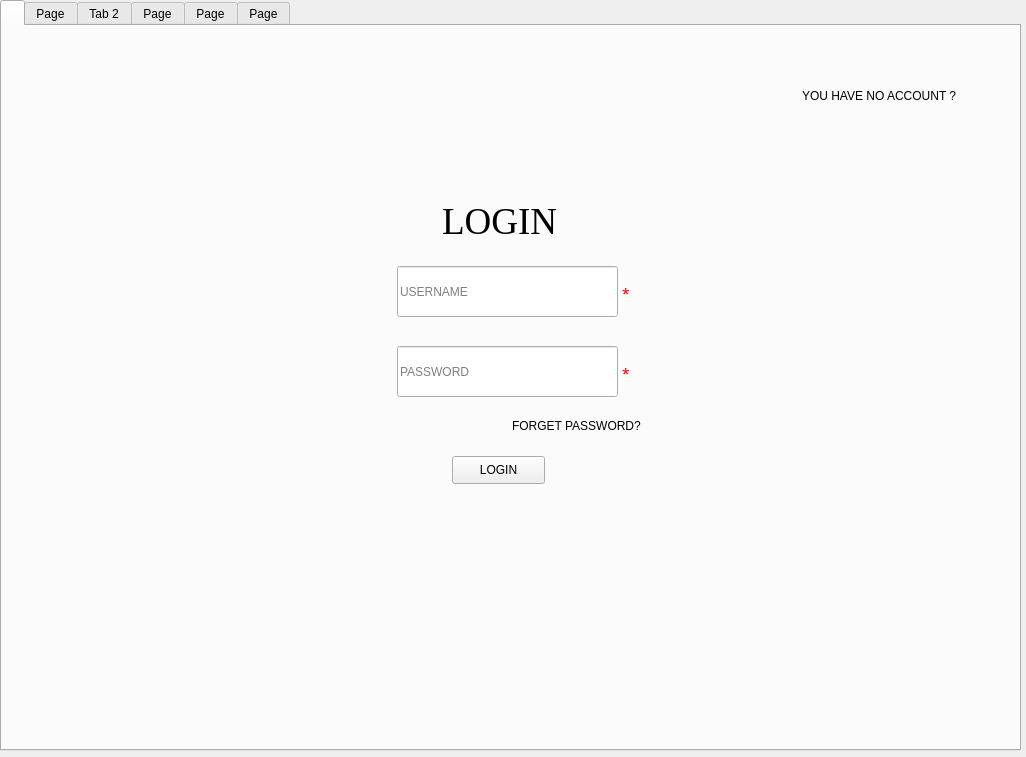
<?xml version="1.0" encoding="UTF-8"?>
<ui version="4.0">
 <class>Form</class>
 <widget class="QWidget" name="Form">
  <property name="geometry">
   <rect>
    <x>0</x>
    <y>0</y>
    <width>1026</width>
    <height>757</height>
   </rect>
  </property>
  <property name="windowTitle">
   <string>Form</string>
  </property>
  <widget class="QTabWidget" name="tabwidget">
   <property name="geometry">
    <rect>
     <x>0</x>
     <y>0</y>
     <width>1021</width>
     <height>751</height>
    </rect>
   </property>
   <property name="currentIndex">
    <number>0</number>
   </property>
   <widget class="QWidget" name="loginpage">
    <attribute name="title">
     <string/>
    </attribute>
    <widget class="QLabel" name="signup">
     <property name="geometry">
      <rect>
       <x>800</x>
       <y>60</y>
       <width>161</width>
       <height>20</height>
      </rect>
     </property>
     <property name="text">
      <string>YOU HAVE NO ACCOUNT ?</string>
     </property>
    </widget>
    <widget class="QLineEdit" name="username">
     <property name="geometry">
      <rect>
       <x>395</x>
       <y>240</y>
       <width>221</width>
       <height>51</height>
      </rect>
     </property>
     <property name="inputMethodHints">
      <set>Qt::ImhNone</set>
     </property>
     <property name="placeholderText">
      <string>USERNAME</string>
     </property>
    </widget>
    <widget class="QPushButton" name="login">
     <property name="geometry">
      <rect>
       <x>450</x>
       <y>430</y>
       <width>93</width>
       <height>28</height>
      </rect>
     </property>
     <property name="text">
      <string>LOGIN</string>
     </property>
    </widget>
    <widget class="QLineEdit" name="password">
     <property name="geometry">
      <rect>
       <x>395</x>
       <y>320</y>
       <width>221</width>
       <height>51</height>
      </rect>
     </property>
     <property name="inputMethodHints">
      <set>Qt::ImhHiddenText</set>
     </property>
     <property name="placeholderText">
      <string>PASSWORD</string>
     </property>
    </widget>
    <widget class="QLabel" name="signup_2">
     <property name="geometry">
      <rect>
       <x>510</x>
       <y>390</y>
       <width>161</width>
       <height>20</height>
      </rect>
     </property>
     <property name="text">
      <string>FORGET PASSWORD?</string>
     </property>
    </widget>
    <widget class="QLabel" name="label_9">
     <property name="geometry">
      <rect>
       <x>440</x>
       <y>170</y>
       <width>121</width>
       <height>51</height>
      </rect>
     </property>
     <property name="font">
      <font>
       <family>Times New Roman</family>
       <pointsize>28</pointsize>
      </font>
     </property>
     <property name="text">
      <string>LOGIN</string>
     </property>
    </widget>
    <widget class="QLabel" name="label_20">
     <property name="geometry">
      <rect>
       <x>620</x>
       <y>260</y>
       <width>16</width>
       <height>16</height>
      </rect>
     </property>
     <property name="font">
      <font>
       <pointsize>14</pointsize>
      </font>
     </property>
     <property name="autoFillBackground">
      <bool>false</bool>
     </property>
     <property name="styleSheet">
      <string notr="true">
color:rgb(255, 0, 0)</string>
     </property>
     <property name="text">
      <string>*</string>
     </property>
    </widget>
    <widget class="QLabel" name="label_21">
     <property name="geometry">
      <rect>
       <x>620</x>
       <y>340</y>
       <width>16</width>
       <height>16</height>
      </rect>
     </property>
     <property name="font">
      <font>
       <pointsize>14</pointsize>
      </font>
     </property>
     <property name="autoFillBackground">
      <bool>false</bool>
     </property>
     <property name="styleSheet">
      <string notr="true">
color:rgb(255, 0, 0)</string>
     </property>
     <property name="text">
      <string>*</string>
     </property>
    </widget>
   </widget>
   <widget class="QWidget" name="forgetpass">
    <attribute name="title">
     <string>Page</string>
    </attribute>
    <widget class="QLineEdit" name="fusername">
     <property name="geometry">
      <rect>
       <x>400</x>
       <y>210</y>
       <width>221</width>
       <height>51</height>
      </rect>
     </property>
     <property name="placeholderText">
      <string>USERNAME</string>
     </property>
    </widget>
    <widget class="QLineEdit" name="newpass">
     <property name="geometry">
      <rect>
       <x>400</x>
       <y>290</y>
       <width>221</width>
       <height>51</height>
      </rect>
     </property>
     <property name="placeholderText">
      <string>NEW PASSWORD</string>
     </property>
    </widget>
    <widget class="QPushButton" name="login_2">
     <property name="geometry">
      <rect>
       <x>463</x>
       <y>460</y>
       <width>93</width>
       <height>28</height>
      </rect>
     </property>
     <property name="text">
      <string>LOGIN</string>
     </property>
    </widget>
    <widget class="QLineEdit" name="confirm_new_password">
     <property name="geometry">
      <rect>
       <x>400</x>
       <y>370</y>
       <width>221</width>
       <height>51</height>
      </rect>
     </property>
     <property name="placeholderText">
      <string>CONFIRM NEW PASSWORD</string>
     </property>
    </widget>
    <widget class="QLabel" name="label_10">
     <property name="geometry">
      <rect>
       <x>330</x>
       <y>121</y>
       <width>371</width>
       <height>51</height>
      </rect>
     </property>
     <property name="font">
      <font>
       <family>Times New Roman</family>
       <pointsize>28</pointsize>
      </font>
     </property>
     <property name="text">
      <string>CHANGE PASSWORD</string>
     </property>
    </widget>
    <widget class="QLabel" name="label_17">
     <property name="geometry">
      <rect>
       <x>627</x>
       <y>230</y>
       <width>16</width>
       <height>16</height>
      </rect>
     </property>
     <property name="font">
      <font>
       <pointsize>14</pointsize>
      </font>
     </property>
     <property name="autoFillBackground">
      <bool>false</bool>
     </property>
     <property name="styleSheet">
      <string notr="true">
color:rgb(255, 0, 0)</string>
     </property>
     <property name="text">
      <string>*</string>
     </property>
    </widget>
    <widget class="QLabel" name="label_18">
     <property name="geometry">
      <rect>
       <x>627</x>
       <y>310</y>
       <width>16</width>
       <height>16</height>
      </rect>
     </property>
     <property name="font">
      <font>
       <pointsize>14</pointsize>
      </font>
     </property>
     <property name="autoFillBackground">
      <bool>false</bool>
     </property>
     <property name="styleSheet">
      <string notr="true">
color:rgb(255, 0, 0)</string>
     </property>
     <property name="text">
      <string>*</string>
     </property>
    </widget>
    <widget class="QLabel" name="label_19">
     <property name="geometry">
      <rect>
       <x>627</x>
       <y>390</y>
       <width>16</width>
       <height>16</height>
      </rect>
     </property>
     <property name="font">
      <font>
       <pointsize>14</pointsize>
      </font>
     </property>
     <property name="autoFillBackground">
      <bool>false</bool>
     </property>
     <property name="styleSheet">
      <string notr="true">
color:rgb(255, 0, 0)</string>
     </property>
     <property name="text">
      <string>*</string>
     </property>
    </widget>
   </widget>
   <widget class="QWidget" name="registerpage">
    <attribute name="title">
     <string>Tab 2</string>
    </attribute>
    <widget class="QLineEdit" name="password_2">
     <property name="geometry">
      <rect>
       <x>400</x>
       <y>280</y>
       <width>221</width>
       <height>51</height>
      </rect>
     </property>
     <property name="placeholderText">
      <string>PASSWORD</string>
     </property>
    </widget>
    <widget class="QPushButton" name="register_2">
     <property name="geometry">
      <rect>
       <x>455</x>
       <y>510</y>
       <width>93</width>
       <height>28</height>
      </rect>
     </property>
     <property name="text">
      <string>REGISTER</string>
     </property>
    </widget>
    <widget class="QComboBox" name="role">
     <property name="geometry">
      <rect>
       <x>400</x>
       <y>420</y>
       <width>220</width>
       <height>51</height>
      </rect>
     </property>
     <property name="sizePolicy">
      <sizepolicy hsizetype="Preferred" vsizetype="Fixed">
       <horstretch>0</horstretch>
       <verstretch>0</verstretch>
      </sizepolicy>
     </property>
     <property name="layoutDirection">
      <enum>Qt::LeftToRight</enum>
     </property>
     <property name="inputMethodHints">
      <set>Qt::ImhNoEditMenu</set>
     </property>
     <item>
      <property name="text">
       <string>ADMIN</string>
      </property>
     </item>
     <item>
      <property name="text">
       <string>DEVELOPER</string>
      </property>
     </item>
     <item>
      <property name="text">
       <string>MANAGER</string>
      </property>
     </item>
     <item>
      <property name="text">
       <string>USER</string>
      </property>
     </item>
    </widget>
    <widget class="QLineEdit" name="username_2">
     <property name="geometry">
      <rect>
       <x>400</x>
       <y>129</y>
       <width>221</width>
       <height>51</height>
      </rect>
     </property>
     <property name="placeholderText">
      <string>USERNAME</string>
     </property>
    </widget>
    <widget class="QLineEdit" name="confirm_password">
     <property name="geometry">
      <rect>
       <x>400</x>
       <y>350</y>
       <width>221</width>
       <height>51</height>
      </rect>
     </property>
     <property name="placeholderText">
      <string>CONFIRM PASSWORD</string>
     </property>
    </widget>
    <widget class="QLabel" name="label_11">
     <property name="geometry">
      <rect>
       <x>424</x>
       <y>60</y>
       <width>191</width>
       <height>51</height>
      </rect>
     </property>
     <property name="font">
      <font>
       <family>Times New Roman</family>
       <pointsize>28</pointsize>
      </font>
     </property>
     <property name="text">
      <string>REGISTER</string>
     </property>
    </widget>
    <widget class="QLineEdit" name="fullname">
     <property name="geometry">
      <rect>
       <x>400</x>
       <y>210</y>
       <width>221</width>
       <height>51</height>
      </rect>
     </property>
     <property name="placeholderText">
      <string>FULLNAME</string>
     </property>
    </widget>
    <widget class="QLabel" name="label_12">
     <property name="geometry">
      <rect>
       <x>626</x>
       <y>370</y>
       <width>16</width>
       <height>16</height>
      </rect>
     </property>
     <property name="font">
      <font>
       <pointsize>14</pointsize>
      </font>
     </property>
     <property name="autoFillBackground">
      <bool>false</bool>
     </property>
     <property name="styleSheet">
      <string notr="true">
color:rgb(255, 0, 0)</string>
     </property>
     <property name="text">
      <string>*</string>
     </property>
    </widget>
    <widget class="QLabel" name="label_13">
     <property name="geometry">
      <rect>
       <x>626</x>
       <y>300</y>
       <width>16</width>
       <height>16</height>
      </rect>
     </property>
     <property name="font">
      <font>
       <pointsize>14</pointsize>
      </font>
     </property>
     <property name="autoFillBackground">
      <bool>false</bool>
     </property>
     <property name="styleSheet">
      <string notr="true">
color:rgb(255, 0, 0)</string>
     </property>
     <property name="text">
      <string>*</string>
     </property>
    </widget>
    <widget class="QLabel" name="label_14">
     <property name="geometry">
      <rect>
       <x>626</x>
       <y>230</y>
       <width>16</width>
       <height>16</height>
      </rect>
     </property>
     <property name="font">
      <font>
       <pointsize>14</pointsize>
      </font>
     </property>
     <property name="autoFillBackground">
      <bool>false</bool>
     </property>
     <property name="styleSheet">
      <string notr="true">
color:rgb(255, 0, 0)</string>
     </property>
     <property name="text">
      <string>*</string>
     </property>
    </widget>
    <widget class="QLabel" name="label_15">
     <property name="geometry">
      <rect>
       <x>626</x>
       <y>150</y>
       <width>16</width>
       <height>16</height>
      </rect>
     </property>
     <property name="font">
      <font>
       <pointsize>14</pointsize>
      </font>
     </property>
     <property name="autoFillBackground">
      <bool>false</bool>
     </property>
     <property name="styleSheet">
      <string notr="true">
color:rgb(255, 0, 0)</string>
     </property>
     <property name="text">
      <string>*</string>
     </property>
    </widget>
    <widget class="QLabel" name="label_16">
     <property name="geometry">
      <rect>
       <x>626</x>
       <y>440</y>
       <width>16</width>
       <height>16</height>
      </rect>
     </property>
     <property name="font">
      <font>
       <pointsize>14</pointsize>
      </font>
     </property>
     <property name="autoFillBackground">
      <bool>false</bool>
     </property>
     <property name="styleSheet">
      <string notr="true">
color:rgb(255, 0, 0)</string>
     </property>
     <property name="text">
      <string>*</string>
     </property>
    </widget>
   </widget>
   <widget class="QWidget" name="updateuser">
    <attribute name="title">
     <string>Page</string>
    </attribute>
    <widget class="QLineEdit" name="username_3">
     <property name="geometry">
      <rect>
       <x>398</x>
       <y>150</y>
       <width>221</width>
       <height>51</height>
      </rect>
     </property>
     <property name="placeholderText">
      <string>USERNAME</string>
     </property>
    </widget>
    <widget class="QComboBox" name="role_2">
     <property name="geometry">
      <rect>
       <x>399</x>
       <y>310</y>
       <width>220</width>
       <height>51</height>
      </rect>
     </property>
     <property name="sizePolicy">
      <sizepolicy hsizetype="Preferred" vsizetype="Fixed">
       <horstretch>0</horstretch>
       <verstretch>0</verstretch>
      </sizepolicy>
     </property>
     <property name="layoutDirection">
      <enum>Qt::LeftToRight</enum>
     </property>
     <property name="inputMethodHints">
      <set>Qt::ImhNoEditMenu</set>
     </property>
     <property name="editable">
      <bool>false</bool>
     </property>
     <item>
      <property name="text">
       <string>ADMIN</string>
      </property>
     </item>
     <item>
      <property name="text">
       <string>DEVELOPER</string>
      </property>
     </item>
     <item>
      <property name="text">
       <string>MANAGER</string>
      </property>
     </item>
     <item>
      <property name="text">
       <string>USER</string>
      </property>
     </item>
    </widget>
    <widget class="QPushButton" name="update_user">
     <property name="geometry">
      <rect>
       <x>450</x>
       <y>390</y>
       <width>111</width>
       <height>41</height>
      </rect>
     </property>
     <property name="font">
      <font>
       <pointsize>10</pointsize>
      </font>
     </property>
     <property name="text">
      <string>UPDATE</string>
     </property>
    </widget>
    <widget class="QLineEdit" name="fullname_2">
     <property name="geometry">
      <rect>
       <x>398</x>
       <y>230</y>
       <width>221</width>
       <height>51</height>
      </rect>
     </property>
     <property name="placeholderText">
      <string>FULLNAME</string>
     </property>
    </widget>
    <widget class="QPushButton" name="logout">
     <property name="geometry">
      <rect>
       <x>455</x>
       <y>470</y>
       <width>100</width>
       <height>31</height>
      </rect>
     </property>
     <property name="text">
      <string>LOG OUT</string>
     </property>
    </widget>
   </widget>
   <widget class="QWidget" name="adminpage">
    <attribute name="title">
     <string>Page</string>
    </attribute>
    <widget class="QTextBrowser" name="textBrowser">
     <property name="geometry">
      <rect>
       <x>400</x>
       <y>270</y>
       <width>221</width>
       <height>61</height>
      </rect>
     </property>
     <property name="html">
      <string>&lt;!DOCTYPE HTML PUBLIC &quot;-//W3C//DTD HTML 4.0//EN&quot; &quot;http://www.w3.org/TR/REC-html40/strict.dtd&quot;&gt;
&lt;html&gt;&lt;head&gt;&lt;meta name=&quot;qrichtext&quot; content=&quot;1&quot; /&gt;&lt;style type=&quot;text/css&quot;&gt;
p, li { white-space: pre-wrap; }
&lt;/style&gt;&lt;/head&gt;&lt;body style=&quot; font-family:'MS Shell Dlg 2'; font-size:8.25pt; font-weight:400; font-style:normal;&quot;&gt;
&lt;p style=&quot; margin-top:0px; margin-bottom:0px; margin-left:0px; margin-right:0px; -qt-block-indent:0; text-indent:0px;&quot;&gt;&lt;span style=&quot; font-size:16pt;&quot;&gt;THIS IS THE ADMIN'S FUNCTIONAL SCREEN &lt;/span&gt;&lt;/p&gt;&lt;/body&gt;&lt;/html&gt;</string>
     </property>
    </widget>
    <widget class="QPushButton" name="about_me">
     <property name="geometry">
      <rect>
       <x>0</x>
       <y>690</y>
       <width>100</width>
       <height>31</height>
      </rect>
     </property>
     <property name="text">
      <string>About me</string>
     </property>
    </widget>
   </widget>
   <widget class="QWidget" name="expensepage">
    <attribute name="title">
     <string>Page</string>
    </attribute>
    <widget class="QTableView" name="tableView">
     <property name="geometry">
      <rect>
       <x>0</x>
       <y>190</y>
       <width>1011</width>
       <height>491</height>
      </rect>
     </property>
    </widget>
    <widget class="QGroupBox" name="groupBox">
     <property name="geometry">
      <rect>
       <x>23</x>
       <y>-1</y>
       <width>961</width>
       <height>101</height>
      </rect>
     </property>
     <property name="title">
      <string/>
     </property>
     <widget class="QLabel" name="label">
      <property name="geometry">
       <rect>
        <x>49</x>
        <y>10</y>
        <width>81</width>
        <height>31</height>
       </rect>
      </property>
      <property name="font">
       <font>
        <pointsize>14</pointsize>
       </font>
      </property>
      <property name="text">
       <string>Category</string>
      </property>
     </widget>
     <widget class="QComboBox" name="subcategorycbb">
      <property name="geometry">
       <rect>
        <x>173</x>
        <y>50</y>
        <width>130</width>
        <height>31</height>
       </rect>
      </property>
      <property name="sizePolicy">
       <sizepolicy hsizetype="Preferred" vsizetype="Fixed">
        <horstretch>0</horstretch>
        <verstretch>0</verstretch>
       </sizepolicy>
      </property>
      <property name="layoutDirection">
       <enum>Qt::LeftToRight</enum>
      </property>
      <property name="inputMethodHints">
       <set>Qt::ImhNoEditMenu</set>
      </property>
     </widget>
     <widget class="QLabel" name="label_3">
      <property name="geometry">
       <rect>
        <x>363</x>
        <y>10</y>
        <width>81</width>
        <height>31</height>
       </rect>
      </property>
      <property name="font">
       <font>
        <pointsize>14</pointsize>
       </font>
      </property>
      <property name="text">
       <string>Amount</string>
      </property>
     </widget>
     <widget class="QLabel" name="label_2">
      <property name="geometry">
       <rect>
        <x>184</x>
        <y>10</y>
        <width>111</width>
        <height>31</height>
       </rect>
      </property>
      <property name="font">
       <font>
        <pointsize>14</pointsize>
       </font>
      </property>
      <property name="text">
       <string>Subcategory</string>
      </property>
     </widget>
     <widget class="QComboBox" name="categorycbb">
      <property name="geometry">
       <rect>
        <x>23</x>
        <y>50</y>
        <width>130</width>
        <height>31</height>
       </rect>
      </property>
      <property name="sizePolicy">
       <sizepolicy hsizetype="Preferred" vsizetype="Fixed">
        <horstretch>0</horstretch>
        <verstretch>0</verstretch>
       </sizepolicy>
      </property>
      <property name="layoutDirection">
       <enum>Qt::LeftToRight</enum>
      </property>
      <property name="inputMethodHints">
       <set>Qt::ImhNoEditMenu</set>
      </property>
     </widget>
     <widget class="QLineEdit" name="datetxt">
      <property name="geometry">
       <rect>
        <x>663</x>
        <y>50</y>
        <width>150</width>
        <height>31</height>
       </rect>
      </property>
      <property name="inputMethodHints">
       <set>Qt::ImhDate</set>
      </property>
      <property name="placeholderText">
       <string>yyyy-mm-dd</string>
      </property>
     </widget>
     <widget class="QLineEdit" name="balancetxt">
      <property name="geometry">
       <rect>
        <x>493</x>
        <y>50</y>
        <width>150</width>
        <height>31</height>
       </rect>
      </property>
      <property name="inputMethodHints">
       <set>Qt::ImhDigitsOnly</set>
      </property>
      <property name="placeholderText">
       <string>balance</string>
      </property>
     </widget>
     <widget class="QLabel" name="label_4">
      <property name="geometry">
       <rect>
        <x>530</x>
        <y>10</y>
        <width>81</width>
        <height>31</height>
       </rect>
      </property>
      <property name="font">
       <font>
        <pointsize>14</pointsize>
       </font>
      </property>
      <property name="text">
       <string>Balance</string>
      </property>
     </widget>
     <widget class="QLabel" name="label_5">
      <property name="geometry">
       <rect>
        <x>710</x>
        <y>10</y>
        <width>81</width>
        <height>31</height>
       </rect>
      </property>
      <property name="font">
       <font>
        <pointsize>14</pointsize>
       </font>
      </property>
      <property name="text">
       <string>Date</string>
      </property>
     </widget>
     <widget class="QPushButton" name="addexp">
      <property name="geometry">
       <rect>
        <x>843</x>
        <y>50</y>
        <width>100</width>
        <height>31</height>
       </rect>
      </property>
      <property name="text">
       <string>ADD</string>
      </property>
     </widget>
     <widget class="QLineEdit" name="amounttxt">
      <property name="geometry">
       <rect>
        <x>323</x>
        <y>50</y>
        <width>150</width>
        <height>31</height>
       </rect>
      </property>
      <property name="inputMethodHints">
       <set>Qt::ImhDigitsOnly</set>
      </property>
      <property name="placeholderText">
       <string>amount</string>
      </property>
     </widget>
    </widget>
    <widget class="QGroupBox" name="groupBox_2">
     <property name="geometry">
      <rect>
       <x>23</x>
       <y>110</y>
       <width>961</width>
       <height>61</height>
      </rect>
     </property>
     <property name="title">
      <string/>
     </property>
     <widget class="QLabel" name="label_6">
      <property name="geometry">
       <rect>
        <x>90</x>
        <y>14</y>
        <width>41</width>
        <height>31</height>
       </rect>
      </property>
      <property name="font">
       <font>
        <pointsize>11</pointsize>
       </font>
      </property>
      <property name="text">
       <string>From</string>
      </property>
     </widget>
     <widget class="QLineEdit" name="dateFromtxt">
      <property name="geometry">
       <rect>
        <x>135</x>
        <y>14</y>
        <width>150</width>
        <height>31</height>
       </rect>
      </property>
      <property name="inputMethodHints">
       <set>Qt::ImhDate</set>
      </property>
      <property name="placeholderText">
       <string>yyyy-mm-dd</string>
      </property>
     </widget>
     <widget class="QLineEdit" name="dateTotxt">
      <property name="geometry">
       <rect>
        <x>344</x>
        <y>14</y>
        <width>150</width>
        <height>31</height>
       </rect>
      </property>
      <property name="inputMethodHints">
       <set>Qt::ImhDate</set>
      </property>
      <property name="placeholderText">
       <string>yyyy-mm-dd</string>
      </property>
     </widget>
     <widget class="QLabel" name="label_7">
      <property name="geometry">
       <rect>
        <x>318</x>
        <y>14</y>
        <width>21</width>
        <height>31</height>
       </rect>
      </property>
      <property name="font">
       <font>
        <pointsize>11</pointsize>
       </font>
      </property>
      <property name="text">
       <string>To</string>
      </property>
     </widget>
     <widget class="QLabel" name="label_8">
      <property name="geometry">
       <rect>
        <x>527</x>
        <y>14</y>
        <width>31</width>
        <height>31</height>
       </rect>
      </property>
      <property name="font">
       <font>
        <pointsize>11</pointsize>
       </font>
      </property>
      <property name="text">
       <string>Filter</string>
      </property>
     </widget>
     <widget class="QLineEdit" name="balancetxt_2">
      <property name="geometry">
       <rect>
        <x>570</x>
        <y>14</y>
        <width>150</width>
        <height>31</height>
       </rect>
      </property>
      <property name="inputMethodHints">
       <set>Qt::ImhNone</set>
      </property>
      <property name="placeholderText">
       <string>keyword</string>
      </property>
     </widget>
     <widget class="QPushButton" name="search">
      <property name="geometry">
       <rect>
        <x>750</x>
        <y>14</y>
        <width>100</width>
        <height>31</height>
       </rect>
      </property>
      <property name="text">
       <string>SEARCH</string>
      </property>
     </widget>
     <widget class="QPushButton" name="clear">
      <property name="enabled">
       <bool>true</bool>
      </property>
      <property name="geometry">
       <rect>
        <x>860</x>
        <y>14</y>
        <width>51</width>
        <height>31</height>
       </rect>
      </property>
      <property name="font">
       <font>
        <pointsize>7</pointsize>
       </font>
      </property>
      <property name="text">
       <string>CLEAR</string>
      </property>
     </widget>
    </widget>
    <widget class="QPushButton" name="pilot">
     <property name="geometry">
      <rect>
       <x>900</x>
       <y>690</y>
       <width>100</width>
       <height>31</height>
      </rect>
     </property>
     <property name="text">
      <string>EXPORT</string>
     </property>
    </widget>
    <widget class="QPushButton" name="about_me2">
     <property name="geometry">
      <rect>
       <x>0</x>
       <y>690</y>
       <width>100</width>
       <height>31</height>
      </rect>
     </property>
     <property name="text">
      <string>About me</string>
     </property>
    </widget>
    <zorder>groupBox</zorder>
    <zorder>tableView</zorder>
    <zorder>groupBox_2</zorder>
    <zorder>pilot</zorder>
    <zorder>about_me2</zorder>
   </widget>
  </widget>
 </widget>
 <resources/>
 <connections/>
</ui>
